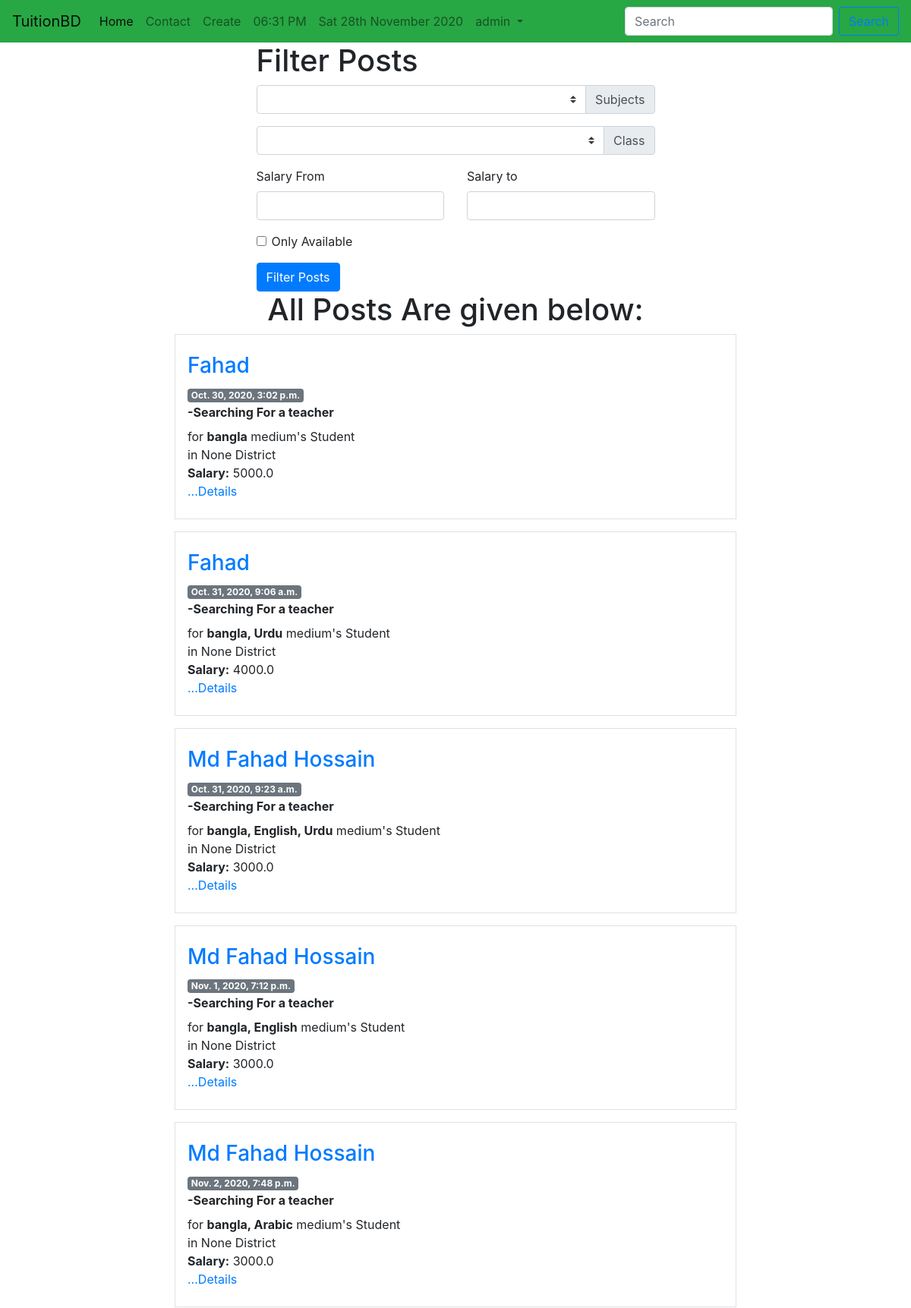
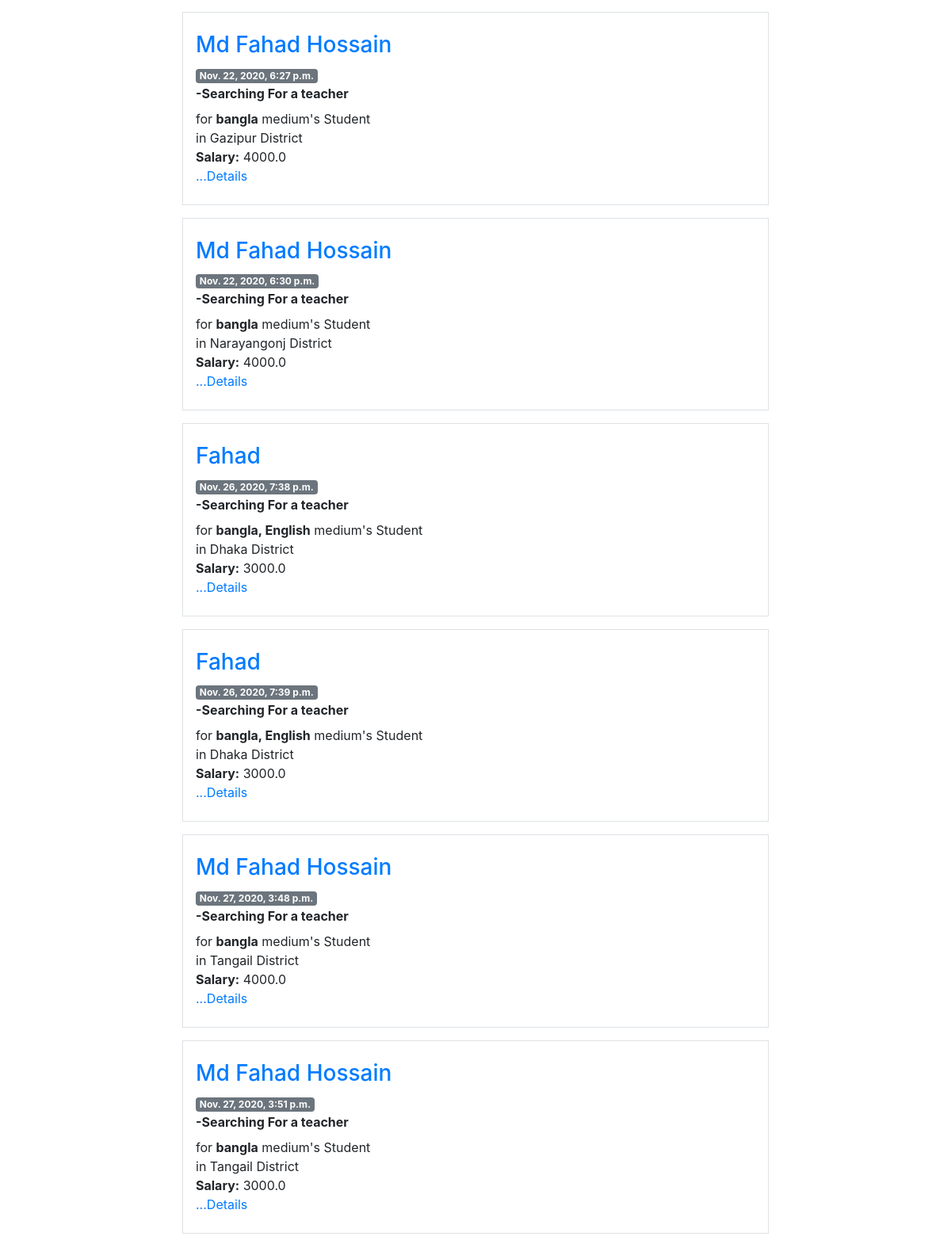
The app's page / (signed in, upper part) with its own data (2 pictures, top to bottom).
### tuition/models.py (models this page shows, shortened)
class Post(models.Model):
    CATEGORY=(
        ('Teacher','Teacher'),
        ('Student','Student'),
    )
    MEDIUM=(
        ('bangla','bangla'),
        ('English','English'),
        ('Urdu','Urdu'),
        ('Hindi','Hindi'),
        ('Arabic','Arabic'),
    )
    user=models.ForeignKey(User,on_delete=models.CASCADE, blank=True, null= True)
    id=models.AutoField(primary_key=True)
    title=models.CharField(max_length=101)
    slug=models.CharField(max_length=100, default=title)
    email=models.EmailField()
    salary=models.FloatField()
    details=models.TextField()
    available=models.BooleanField()
    category=models.CharField(max_length=100,choices=CATEGORY)
    created_at=models.DateTimeField(default=now)
    image=models.ImageField(default='default.jpg', upload_to='tuition/images')
    medium=MultiSelectField(max_length=100, max_choices=5, choices=MEDIUM, default='bangla')
    subject=models.ManyToManyField(Subject, related_name='subject_set')
    class_in=models.ManyToManyField(Class_in, related_name='class_set')
    district=models.CharField(max_length=100, null=True, blank=True)
    likes=models.ManyToManyField(User, related_name='post_likes')
    views=models.ManyToManyField(User, related_name='post_views')
    objects=models.Manager()
    items=PostManager()

### tuition/views.py (the view)
# urls.py: path('',PostListView.as_view(), name="homeview"),
class PostListView(ListView):
    template_name='tuition/postlist.html'
    queryset=Post.objects.all()
    context_object_name='posts'
    def get_context_data(self,*args, **kwargs):
        context=super().get_context_data(*args, **kwargs)
        posts=context.get('object_list')
        context['posts']= posts
        context['subjects']= Subject.objects.all()
        context['classes']= Class_in.objects.all()
        return context

### tuition/models.py (called while the page is built)
    def __str__(self):
        return self.name

    def __str__(self):
        return self.name

### templates/tuition/postlist.html (shortened to what this page needs)
{% extends 'basic.html' %}
{% block body %}
<div class="container">
  <div class="col-md-6 offset-md-3">
    <h1>Filter Posts</h1>
    <form action="/tuition/filter/" method="post">
      <div class="input-group mb-3">
        <select class="custom-select" id="inputGroupSelect02" name='subject'>
          <option></option>
          {% for i in subjects %}
          <option value="{{i}}">{{i}}</option>
          {% endfor %}
        </select>
        <div class="input-group-append">
          <label class="input-group-text" for="inputGroupSelect02">Subjects</label>
        </div>
        </div>
        <div>
        <div class="input-group mb-3">
          <select class="custom-select" id="inputGroupSelect02" name='class_in'>
            <option></option>
            {% for i in classes %}
            <option value="{{i}}">{{i}}</option>
            {% endfor %}
          </select>
          <div class="input-group-append">
            <label class="input-group-text" for="inputGroupSelect02">Class</label>
          </div>
        </div>
      </div>
      <div class="row">
      <div class="col">
      <div class="form-group">
        <label for="exampleFormControlInput1">Salary From</label>
        <input type="number" class="form-control" name="salary_from" id="exampleFormControlInput1">
      </div>
      </div>
      <div class="col">
      <div class="form-group">
        <label for="exampleFormControlInput1">Salary to</label>
        <input type="number" class="form-control" name="salary_to" id="exampleFormControlInput1">
      </div>
      </div>
      </div>
  <div class="form-group form-check">
        <input type="checkbox" class="form-check-input" id="exampleCheck1" name="available">
        <label class="form-check-label" for="exampleCheck1">Only Available</label>
      </div>
      <button class="btn btn-primary" type="submit">Filter Posts</button>
    </form>
  </div>
  <h1 class="text-center">All Posts Are given below:</h1>
  {% for p in posts %}
  <div class="col-md-8 offset-md-2 mb-3 p-3 border">
    <div class="row  my-2 position-relative">
      <div class="col d-flex flex-column">
        <strong class="d-inline-block mb-2">
          <div>
            <a href="/session/otherprofile/{{p.user.username}}/">
              <h3> {% if p.user.get_full_name %}{{p.user.get_full_name}} {% else %} {{p.user.username}} {% endif %}
              </h3>
            </a>
            <span class="badge badge-secondary">{{p.created_at}}</span>
          </div>
          -Searching For a teacher
        </strong>
        <div class="preview">
          for <b> {{p.medium}}</b> medium's Student <br>
          in {{p.district}} District <br>
          <b>Salary:</b> {{p.salary}} <br>
          <p class="card-text">
            <a href="/tuition/postdetail/{{p.id}}/"> ...Details</a>
          </p>
        </div>
      </div>
    </div>
  </div>
  {% endfor %}
</div>
{% endblock body %}

### templates/basic.html (shortened to what this page needs)
<!DOCTYPE html>
<html lang="en">
<head>
  <link rel="stylesheet" href="https://cdn.jsdelivr.net/npm/bootstrap@4.5.3/dist/css/bootstrap.min.css"
 />
  {% load static %}
  {% load notifications_tags %}
</head>
<body >
  <nav class="navbar navbar-expand-lg navbar-light bg-success">
    <a class="navbar-brand" href="/">TuitionBD</a>
    <div class="collapse navbar-collapse" id="navbarSupportedContent">
      <ul class="navbar-nav mr-auto">
        <li class="nav-item active">
          <a class="nav-link" href="{% url 'homeview' %}">Home <span class="sr-only">(current)</span></a>
        </li>
        <li class="nav-item">
          <a class="nav-link" href="/tuition/contact/">Contact</a>
        </li>
        <li class="nav-item">
          <a class="nav-link" href="/tuition/create/">Create</a>
        </li>
        {% notifications_unread as unread_count %}
        <li class="nav-item">
          <a class="nav-link" href="">{% now "h:i A" %}</a>
        </li>
        <li class="nav-item">
          <a class="nav-link" href="">{% now " D jS F Y" %}</a>
        </li>
        {% if user.is_authenticated %}
        <li class="nav-item dropdown">
          <a class="nav-link dropdown-toggle" href="#" id="navbarDropdown" role="button" data-toggle="dropdown"
            aria-haspopup="true" aria-expanded="false">
            {{user.username}}
          </a>
        </li>
        {% endif %}
      </ul>
      <form method="post" action="/tuition/search/" class="form-inline my-2 my-lg-0">
        <input class="form-control mr-sm-2" type="search" placeholder="Search" name="search" aria-label="Search" />
        <button class="btn btn-outline-primary my-2 my-sm-0" type="submit">
        </button>
      </form>
    </div>
  </nav>
   {% block body %} {% endblock body %}
</body>
</html>

### records on screen
Post: user.username "Fahad", created_at "Oct. 30, 2020, 3:02 p.m.", medium "bangla", district "None", salary "5000.0"
Post: user.username "Fahad", created_at "Oct. 31, 2020, 9:06 a.m.", medium "bangla, Urdu", district "None", salary "4000.0"
Post: user.get_full_name "Md Fahad Hossain", created_at "Oct. 31, 2020, 9:23 a.m.", medium "bangla, English, Urdu", district "None", salary "3000.0"
Post: user.get_full_name "Md Fahad Hossain", created_at "Nov. 1, 2020, 7:12 p.m.", medium "bangla, English", district "None", salary "3000.0"
Post: user.get_full_name "Md Fahad Hossain", created_at "Nov. 2, 2020, 7:48 p.m.", medium "bangla, Arabic", district "None", salary "3000.0"
Post: user.get_full_name "Md Fahad Hossain", created_at "Nov. 22, 2020, 6:27 p.m.", medium "bangla", district "Gazipur", salary "4000.0"
Post: user.get_full_name "Md Fahad Hossain", created_at "Nov. 22, 2020, 6:30 p.m.", medium "bangla", district "Narayangonj", salary "4000.0"
Post: user.username "Fahad", created_at "Nov. 26, 2020, 7:38 p.m.", medium "bangla, English", district "Dhaka", salary "3000.0"
Post: user.username "Fahad", created_at "Nov. 26, 2020, 7:39 p.m.", medium "bangla, English", district "Dhaka", salary "3000.0"
Post: user.get_full_name "Md Fahad Hossain", created_at "Nov. 27, 2020, 3:48 p.m.", medium "bangla", district "Tangail", salary "4000.0"
Post: user.get_full_name "Md Fahad Hossain", created_at "Nov. 27, 2020, 3:51 p.m.", medium "bangla", district "Tangail", salary "3000.0"

### other values on screen
{{ user.username }} "admin"
